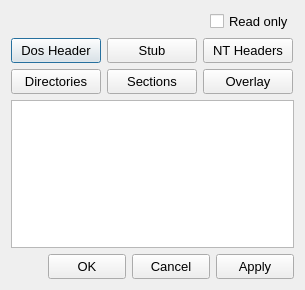
<?xml version="1.0" encoding="UTF-8"?>
<ui version="4.0">
 <class>DialogPE</class>
 <widget class="QDialog" name="DialogPE">
  <property name="windowModality">
   <enum>Qt::ApplicationModal</enum>
  </property>
  <property name="geometry">
   <rect>
    <x>0</x>
    <y>0</y>
    <width>305</width>
    <height>290</height>
   </rect>
  </property>
  <property name="minimumSize">
   <size>
    <width>305</width>
    <height>290</height>
   </size>
  </property>
  <property name="maximumSize">
   <size>
    <width>305</width>
    <height>290</height>
   </size>
  </property>
  <property name="font">
   <font>
    <pointsize>10</pointsize>
    <weight>50</weight>
    <bold>false</bold>
   </font>
  </property>
  <property name="windowTitle">
   <string>PE basic info</string>
  </property>
  <layout class="QVBoxLayout" name="verticalLayout">
   <item>
    <layout class="QHBoxLayout" name="horizontalLayout">
     <item>
      <spacer name="horizontalSpacer">
       <property name="orientation">
        <enum>Qt::Horizontal</enum>
       </property>
       <property name="sizeHint" stdset="0">
        <size>
         <width>40</width>
         <height>20</height>
        </size>
       </property>
      </spacer>
     </item>
     <item>
      <widget class="QCheckBoxX" name="checkBoxReadOnly">
       <property name="text">
        <string>Read only</string>
       </property>
       <property name="checked">
        <bool>false</bool>
       </property>
      </widget>
     </item>
    </layout>
   </item>
   <item>
    <layout class="QGridLayout" name="gridLayout">
     <item row="0" column="0">
      <widget class="QPushButtonX" name="pushButtonDosHeader">
       <property name="minimumSize">
        <size>
         <width>90</width>
         <height>25</height>
        </size>
       </property>
       <property name="maximumSize">
        <size>
         <width>90</width>
         <height>25</height>
        </size>
       </property>
       <property name="text">
        <string>Dos Header</string>
       </property>
      </widget>
     </item>
     <item row="0" column="1">
      <widget class="QPushButtonX" name="pushButtonStub">
       <property name="minimumSize">
        <size>
         <width>90</width>
         <height>25</height>
        </size>
       </property>
       <property name="maximumSize">
        <size>
         <width>90</width>
         <height>25</height>
        </size>
       </property>
       <property name="text">
        <string>Stub</string>
       </property>
      </widget>
     </item>
     <item row="0" column="2">
      <widget class="QPushButtonX" name="pushButtonNtHeaders">
       <property name="minimumSize">
        <size>
         <width>90</width>
         <height>25</height>
        </size>
       </property>
       <property name="maximumSize">
        <size>
         <width>90</width>
         <height>25</height>
        </size>
       </property>
       <property name="text">
        <string>NT Headers</string>
       </property>
      </widget>
     </item>
     <item row="1" column="0">
      <widget class="QPushButtonX" name="pushButtonDirectories">
       <property name="minimumSize">
        <size>
         <width>90</width>
         <height>25</height>
        </size>
       </property>
       <property name="maximumSize">
        <size>
         <width>90</width>
         <height>25</height>
        </size>
       </property>
       <property name="text">
        <string>Directories</string>
       </property>
      </widget>
     </item>
     <item row="1" column="1">
      <widget class="QPushButtonX" name="pushButtonSections">
       <property name="minimumSize">
        <size>
         <width>0</width>
         <height>25</height>
        </size>
       </property>
       <property name="maximumSize">
        <size>
         <width>16777215</width>
         <height>25</height>
        </size>
       </property>
       <property name="text">
        <string>Sections</string>
       </property>
      </widget>
     </item>
     <item row="1" column="2">
      <widget class="QPushButtonX" name="pushButtonOverlay">
       <property name="minimumSize">
        <size>
         <width>90</width>
         <height>25</height>
        </size>
       </property>
       <property name="maximumSize">
        <size>
         <width>90</width>
         <height>25</height>
        </size>
       </property>
       <property name="text">
        <string>Overlay</string>
       </property>
      </widget>
     </item>
    </layout>
   </item>
   <item>
    <widget class="QTableWidgetX" name="tableWidgetBasic">
     <property name="font">
      <font>
       <pointsize>8</pointsize>
       <weight>50</weight>
       <bold>false</bold>
      </font>
     </property>
     <property name="editTriggers">
      <set>QAbstractItemView::NoEditTriggers</set>
     </property>
     <property name="selectionMode">
      <enum>QAbstractItemView::SingleSelection</enum>
     </property>
     <attribute name="horizontalHeaderVisible">
      <bool>false</bool>
     </attribute>
     <attribute name="verticalHeaderVisible">
      <bool>false</bool>
     </attribute>
    </widget>
   </item>
   <item>
    <layout class="QHBoxLayout" name="horizontalLayout_2">
     <item>
      <spacer name="horizontalSpacer_2">
       <property name="orientation">
        <enum>Qt::Horizontal</enum>
       </property>
       <property name="sizeHint" stdset="0">
        <size>
         <width>40</width>
         <height>20</height>
        </size>
       </property>
      </spacer>
     </item>
     <item>
      <widget class="QPushButtonX" name="pushButtonOK">
       <property name="minimumSize">
        <size>
         <width>78</width>
         <height>25</height>
        </size>
       </property>
       <property name="maximumSize">
        <size>
         <width>78</width>
         <height>25</height>
        </size>
       </property>
       <property name="text">
        <string>OK</string>
       </property>
      </widget>
     </item>
     <item>
      <widget class="QPushButtonX" name="pushButtonCancel">
       <property name="minimumSize">
        <size>
         <width>78</width>
         <height>25</height>
        </size>
       </property>
       <property name="maximumSize">
        <size>
         <width>78</width>
         <height>25</height>
        </size>
       </property>
       <property name="text">
        <string>Cancel</string>
       </property>
      </widget>
     </item>
     <item>
      <widget class="QPushButtonX" name="pushButtonApply">
       <property name="minimumSize">
        <size>
         <width>78</width>
         <height>25</height>
        </size>
       </property>
       <property name="maximumSize">
        <size>
         <width>78</width>
         <height>25</height>
        </size>
       </property>
       <property name="text">
        <string>Apply</string>
       </property>
      </widget>
     </item>
    </layout>
   </item>
  </layout>
 </widget>
 <customwidgets>
  <customwidget>
   <class>QPushButtonX</class>
   <extends>QPushButton</extends>
   <header>qpushbuttonx.h</header>
  </customwidget>
  <customwidget>
   <class>QCheckBoxX</class>
   <extends>QCheckBox</extends>
   <header>qcheckboxx.h</header>
  </customwidget>
  <customwidget>
   <class>QTableWidgetX</class>
   <extends>QTableWidget</extends>
   <header>qtablewidgetx.h</header>
  </customwidget>
 </customwidgets>
 <resources/>
 <connections/>
</ui>
